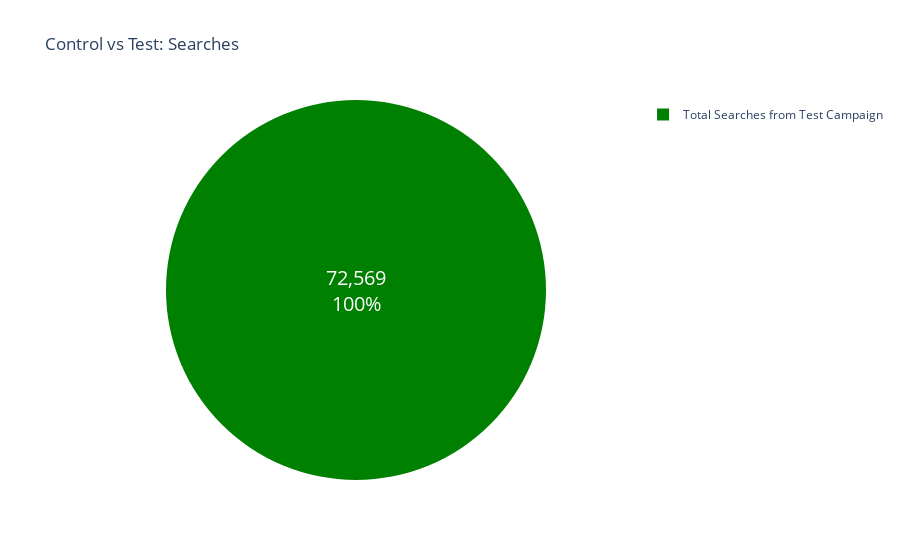

Notebook cell for this chart:
### Code cell
label = ['Total Searches from Control Campaign',
        'Total Searches from Test Campaign']

counts = [sum(control_data['Searches_Received']),
         sum(test_data['Searches_Received'])]
colors = ['black', 'green']
fig = go.Figure(data=[go.Pie(labels=label, values=counts)])
fig.update_layout(title_text='Control vs Test: Searches')
fig.update_traces(hoverinfo='label+percent', textinfo='value+percent', textfont_size=20, marker=dict(colors=colors))
fig.show()

### Figure 1 — Plotly figure (JSON) as saved in the notebook; plotly's stock layout.template omitted (floating-point values rounded to 4 significant figures)
{"data": [{"hoverinfo": "label+percent", "labels": ["Total Searches from Control Campaign", "Total Searches from Test Campaign"], "marker": {"colors": ["black", "green"]}, "textfont": {"size": 20}, "textinfo": "value+percent", "type": "pie", "values": [null, 72569]}], "layout": {"title": {"text": "Control vs Test: Searches"}}}
